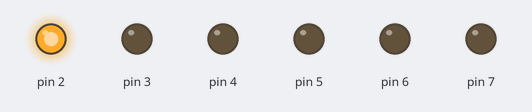
The sketch below on a simulated Arduino Uno, built with avr-gcc and run on an emulated ATmega328P. Shown: output pins drawn as LEDs (lit = HIGH).

Above: at 0.05 s.
At 0.35 s:
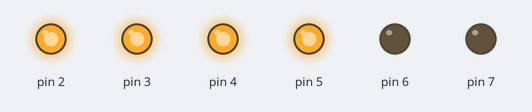
At 0.75 s:
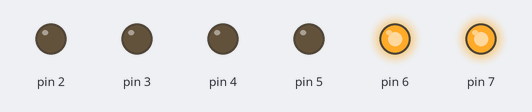
At 1.45 s:
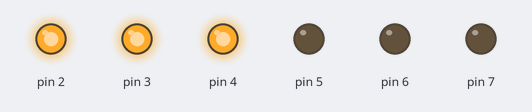
At 2.15 s:
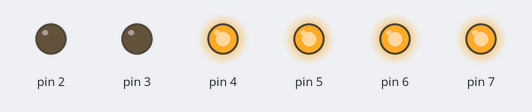
At 2.85 s:
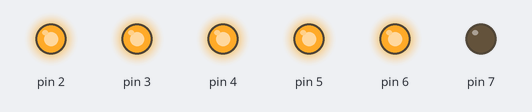
Timing chart, 0 to 3.1 s (numbered marks = the images above):
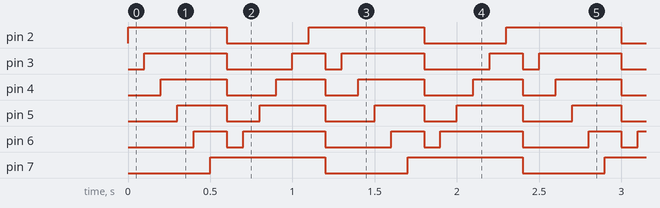

The sketch:

Name_-_blinking.ino
```cpp
void setup() {

      pinMode(2,OUTPUT);
      pinMode(3,OUTPUT);
      pinMode(4,OUTPUT);
      pinMode(5,OUTPUT);
      pinMode(6,OUTPUT);
      pinMode(7,OUTPUT);

}

void loop() {

   digitalWrite(2,HIGH);
   delay(100);
   digitalWrite(3,HIGH);
   delay(100);
   digitalWrite(4,HIGH);
   delay(100);
   digitalWrite(5,HIGH);
   delay(100);
   digitalWrite(6,HIGH);
   delay(100);
   digitalWrite(7,HIGH);
   delay(100);

   digitalWrite(2,LOW);
   digitalWrite(3,LOW);
   digitalWrite(4,LOW);
   digitalWrite(5,LOW);
   digitalWrite(6,LOW);
   digitalWrite(7,LOW);


   digitalWrite(7,HIGH);
   delay(100);
   digitalWrite(6,HIGH);
   delay(100);
   digitalWrite(5,HIGH);
   delay(100);
   digitalWrite(4,HIGH);
   delay(100);
   digitalWrite(3,HIGH);
   delay(100);
   digitalWrite(2,HIGH);
   delay(100);

   digitalWrite(2,LOW);
   digitalWrite(3,LOW);
   digitalWrite(4,LOW);
   digitalWrite(5,LOW);
   digitalWrite(6,LOW);
   digitalWrite(7,LOW);


}
```

Measured:
- by itself, pin 2, pin 7: alternates HIGH for 0.70 s and LOW for 0.50 s
- by itself, pin 3: repeats every 1.2 s: LOW 0.40 s, HIGH 0.20 s, LOW 0.10 s, HIGH 0.50 s
- by itself, pin 4: repeats every 1.2 s: LOW 0.30 s, HIGH 0.30 s, LOW 0.20 s, HIGH 0.40 s
- by itself, pin 5: repeats every 1.2 s: LOW 0.20 s, HIGH 0.40 s, LOW 0.30 s, HIGH 0.30 s
- by itself, pin 6: repeats every 1.2 s: LOW 0.10 s, HIGH 0.50 s, LOW 0.40 s, HIGH 0.20 s
